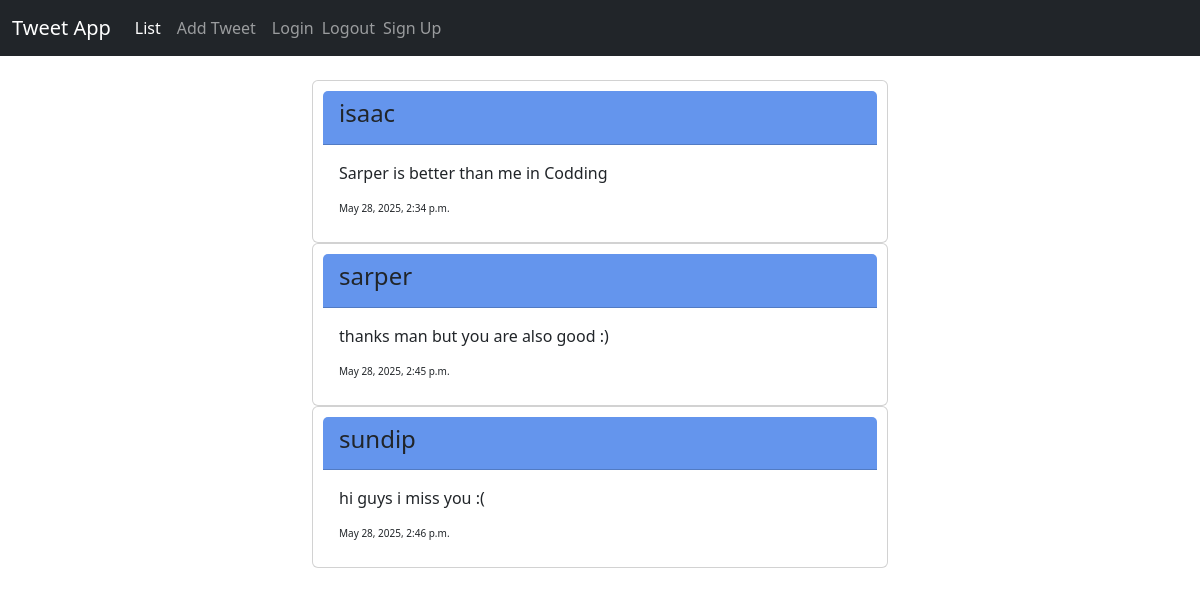
The app's page /, older data.
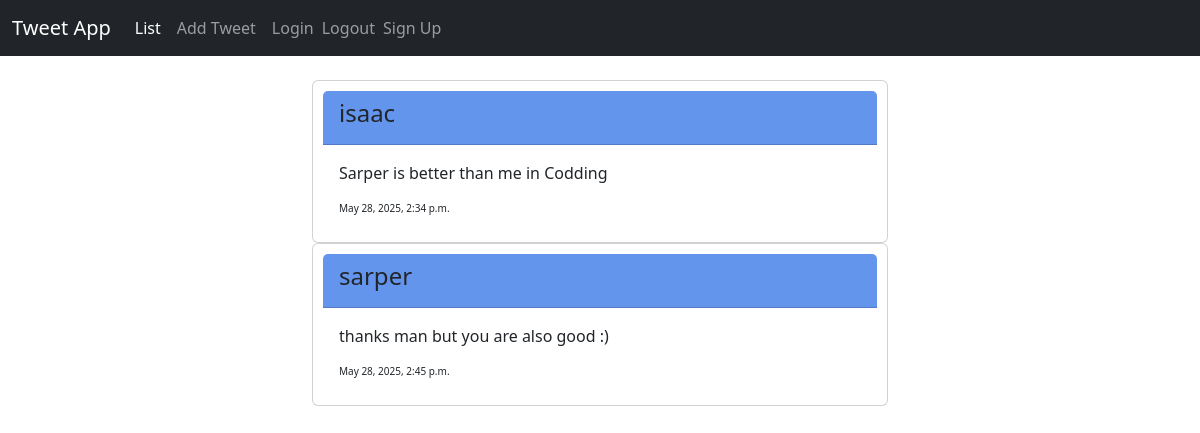
The same page, newer data.
### tweetapp/models.py (models this page shows, shortened)
class Tweet(models.Model):
    username=models.ForeignKey(User,on_delete=models.CASCADE,null=True)
    message=models.CharField(max_length=50)
    created_at = models.DateTimeField(auto_now_add=True)

### tweetapp/views.py (the view)
# urls.py: path("",views.list_tweet,name="list_tweet"), #sarperuzun.com/tweetapp/
def list_tweet(request):
    all_tweets= models.Tweet.objects.all()
    tweet_dict = {"Tweets": all_tweets}
    return render(request,"tweetapp/list_tweet.html",context=tweet_dict)

### tweetapp/templates/tweetapp/list_tweet.html (shortened to what this page needs)
{% extends "base.html" %} {% block content%}
<div class="container" style="width: 50%">
  {% for tweet in Tweets %}
  <div class="card" style="padding: 10px">
    <div class="card-header" style="background-color: cornflowerblue">
      <h4>{{tweet.username}}</h4>
    </div>
    <div class="card-body">
      <p class="card-text">{{tweet.message}}</p>
      <div class="time" style="font-size: 10px">{{tweet.created_at}}</div>
    </div>
  </div>
  {% endfor %}
</div>
{% endblock %}

Row changes from the older to the newer data that the page shows:
removed Tweet: username "sundip", message "hi guys i miss you :(", created_at "May 28, 2025, 2:46 p.m."
